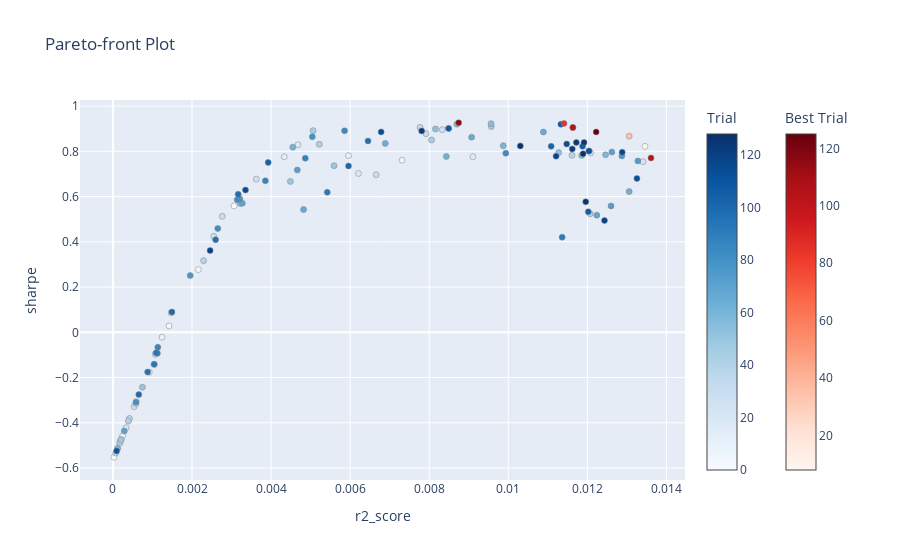

The code cell stored with this chart in its notebook:
### Code cell
import optuna.visualization as vis

fig = vis.plot_pareto_front(study, target_names=["r2_score", "sharpe"])
fig.show()
